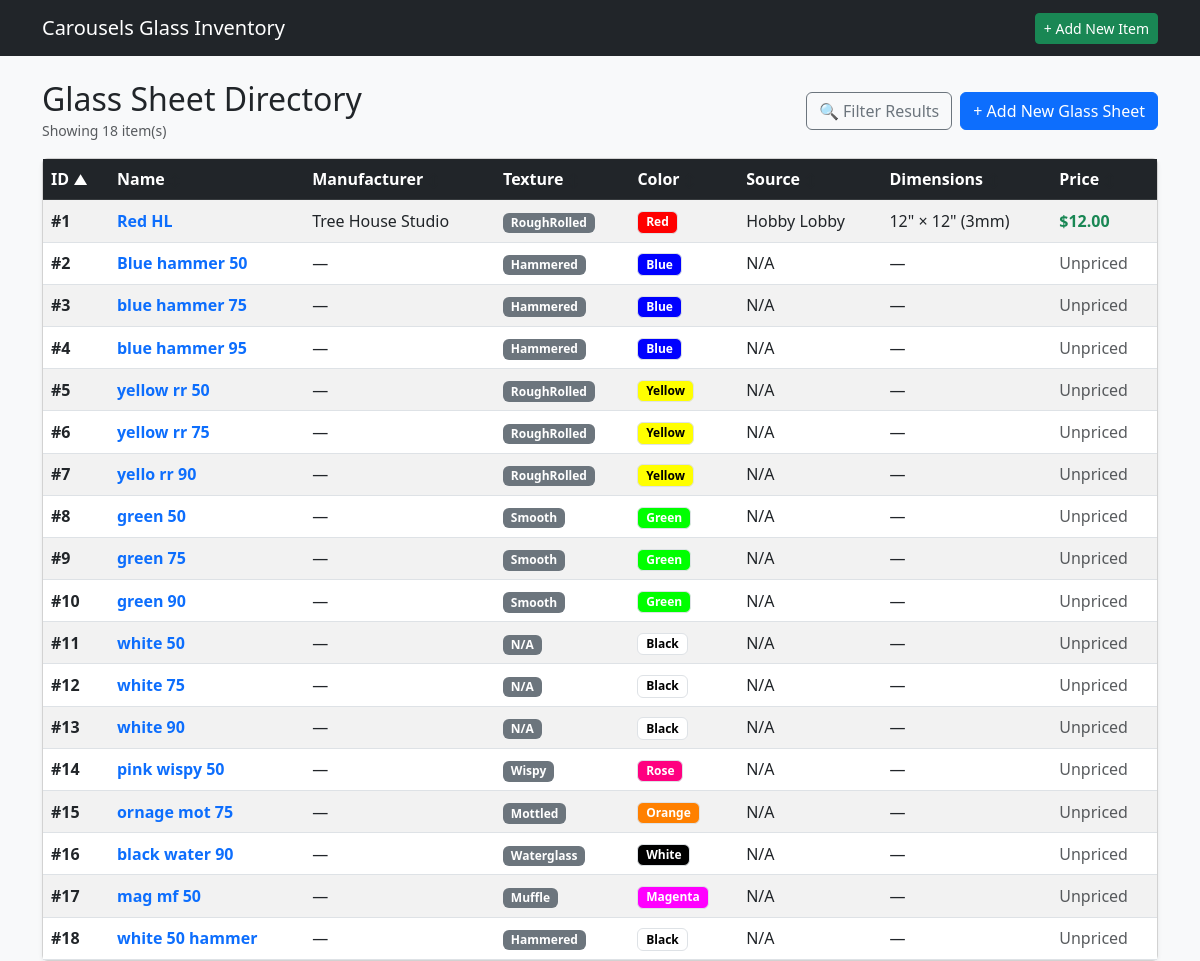
Before: /glass with the older database file.
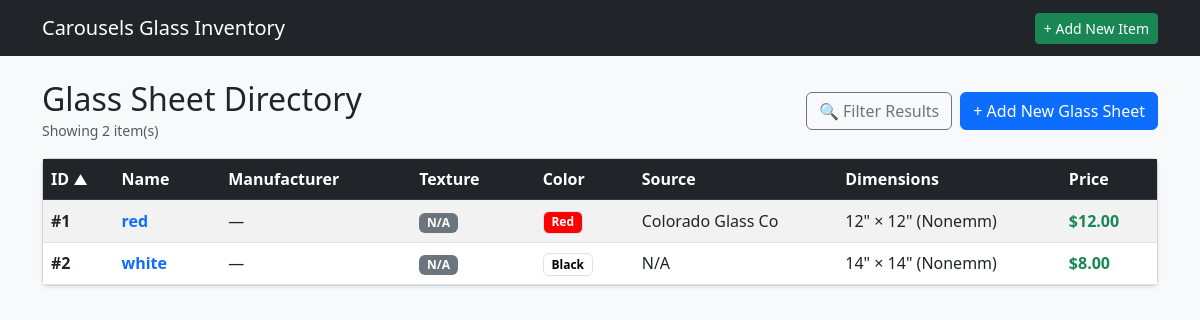
After: the same page with the newer database file.
### tables this page shows
CREATE TABLE GSI (

    GLASSID INTEGER PRIMARY KEY AUTOINCREMENT,
    GLSNAME TEXT,
    GLSMANF TEXT,
    GLSLEN INTEGER,
    GLSWID INTEGER,
    GLSTHK INTEGER,
    GLSTEX TEXT,
    GLSIRI INTEGER,
    GLSOPAL INTEGER,
    GLSOURCE TEXT,
    GLLINK TEXT,
    GLSIMG TEXT,
    GLSNOTE TEXT,
    COLOR TEXT,
    GTRNSN TEXT,
    ISACTIVE INTEGER,

    FOREIGN KEY (GLSTEX) REFERENCES GTL(GLSTEX) ON DELETE SET NULL ON UPDATE CASCADE,
    FOREIGN KEY (COLOR) REFERENCES COLOR(COLOR) ON DELETE SET NULL ON UPDATE CASCADE,
    FOREIGN KEY (GLSOURCE) REFERENCES GSL(GLSOURCE) ON DELETE SET NULL ON UPDATE CASCADE,
    FOREIGN KEY (GTRNSN) REFERENCES GTRNS(GTRNSN) ON DELETE SET NULL ON UPDATE CASCADE

);

### app.py (the view)
@app.route('/glass')
def list_glass():
    db = get_db()
    sort_by = request.args.get('sort_by', 'GLASSID')
    order = request.args.get('order', 'asc').lower()
    if order not in ['asc', 'desc']:
        order = 'asc'
    q = request.args.get('q', '').strip()
    manf = request.args.get('manf', '').strip()
    tex = request.args.get('tex', '').strip()
    color = request.args.get('color', '').strip()
    source = request.args.get('source', '').strip()
    min_price = request.args.get('min_price', '').strip()
    max_price = request.args.get('max_price', '').strip()
    is_active = request.args.get('is_active', '1').strip()
    item_id = request.args.get('item_id', '').strip()
    item_name = request.args.get('item_name', '').strip()
    active_only = request.args.get('active_only', '')  # '1' if active items only
    allowed_sorts = {
        'GLASSID': 'g.GLASSID',
        'GLSNAME': 'g.GLSNAME',
        'GLSMANF': 'g.GLSMANF',
        'GLSTEX': 'g.GLSTEX',
        'COLOR': 'g.COLOR',
        'GLSOURCE': 'g.GLSOURCE',
        'GLSLEN': 'g.GLSLEN',
        'GLSPRICE': 'p.GLSPRICE'
    }
    sort_column = allowed_sorts.get(sort_by, 'g.GLASSID')
    where_clauses = []
    params = []
    if is_active != 'all':
        where_clauses.append("g.ISACTIVE = ?")
        params.append(1 if is_active == '1' else 0)
    if q:
        where_clauses.append("(g.GLSNAME LIKE ? OR g.GLSMANF LIKE ? OR g.GLSNOTE LIKE ?)")
        params.extend([f"%{q}%", f"%{q}%", f"%{q}%"])
    if manf:
        where_clauses.append("g.GLSMANF = ?")
        params.append(manf)
    if tex:
        where_clauses.append("g.GLSTEX = ?")
        params.append(tex)
    if color:
        where_clauses.append("g.COLOR = ?")
        params.append(color)
    if source:
        where_clauses.append("g.GLSOURCE = ?")
        params.append(source)
    if min_price:
        where_clauses.append("p.GLSPRICE >= ?")
        params.append(min_price)
    if max_price:
        where_clauses.append("p.GLSPRICE <= ?")
        params.append(max_price)
    join_igc = ""
    if item_id:
        join_igc = "INNER JOIN IGC c ON g.GLASSID = c.GLASSID"
        where_clauses.append("c.ITEMID = ?")
        params.append(item_id)
    where_sql = f"WHERE {' AND '.join(where_clauses)}" if where_clauses else ""
    query = f"""
        SELECT DISTINCT g.*, p.GLSPRICE, c.CHEX
        FROM GSI g
        LEFT JOIN GPC p ON g.GLASSID = p.GLASSID
        LEFT JOIN COLOR c ON g.COLOR = c.COLOR
        {join_igc}
        {where_sql}
        ORDER BY {sort_column} {order.upper()}
    """
    glasses = db.execute(query, params).fetchall()
    textures = db.execute(
        "SELECT DISTINCT GLSTEX FROM GSI WHERE ISACTIVE = 1 AND GLSTEX IS NOT NULL AND GLSTEX != '' ORDER BY GLSTEX"
    ).fetchall()
    colors = db.execute(
        "SELECT * FROM COLOR ORDER BY COLOR"
    ).fetchall()
    sources = db.execute(
        "SELECT DISTINCT GLSOURCE FROM GSI WHERE ISACTIVE = 1 AND GLSOURCE IS NOT NULL AND GLSOURCE != '' ORDER BY GLSOURCE"
    ).fetchall()
    manufacturers = db.execute(
        "SELECT DISTINCT GLSMANF FROM GSI WHERE ISACTIVE = 1 AND GLSMANF IS NOT NULL AND GLSMANF != '' ORDER BY GLSMANF"
    ).fetchall()
    item_where = "WHERE i.ISACTIVE = 1" if active_only == '1' else ""
    items_query = f"""
        SELECT
            i.ITEMID,
            i.ITMNAME,
            i.ISACTIVE,
            g.ITMGRP,
            COALESCE(NULLIF(g.ITMGRP, ''), i.ITMNAME) AS group_or_name
        FROM ITM i
        LEFT JOIN IGP g ON i.ITMGRP = g.ITMGRP
        {item_where}
        ORDER BY group_or_name ASC, i.ITMNAME ASC
    """
    items = db.execute(items_query).fetchall()
    item_name = ""
    if item_id:
        for item in items:
            if str(item['ITEMID']) == str(item_id):
                item_name = item['ITMNAME']
                break
    return render_template(
        'glass_list.html',
        glasses=glasses,
        textures=textures,
        colors=colors,
        sources=sources,
        manufacturers=manufacturers,
        items=items,
        current_sort=sort_by,
        current_order=order,
        filters={
            'q': q,
            'manf': manf,
            'tex': tex,
            'color': color,
            'source': source,
            'min_price': min_price,
            'max_price': max_price,
            'is_active': is_active,
            'item_id': item_id,
            'item_name': item_name,
            'active_only': active_only
        }
    )

### app.py (called while the page is built)
def get_db():
    conn = sqlite3.connect(DATABASE)
    conn.row_factory = sqlite3.Row
    conn.execute("PRAGMA foreign_keys = ON;")
    return conn

### templates/glass_list.html (shortened to what this page needs)
{% extends 'base.html' %}
{% block content %}
<div class="d-flex justify-content-between align-items-center mb-3">
    <div>
        <h2 class="mb-0">Glass Sheet Directory</h2>
        <small class="text-muted">Showing {{ glasses|length }} item(s)</small>
    </div>
    <div class="d-flex gap-2">
        <button type="button" class="btn btn-outline-secondary d-flex align-items-center gap-1" data-bs-toggle="modal" data-bs-target="#filterModal">
            🔍 Filter Results
        </button>
        <a href="{{ url_for('create_glass') }}" class="btn btn-primary">+ Add New Glass Sheet</a>
    </div>
</div>
{% macro sort_header(col_key, label) %}
    {% set new_order = 'desc' if current_sort == col_key and current_order == 'asc' else 'asc' %}
    <a href="{{ url_for('list_glass', sort_by=col_key, order=new_order, **filters) }}" class="text-white text-decoration-none d-block">
        {{ label }}
        {% if current_sort == col_key %}
            <small>{{ '▲' if current_order == 'asc' else '▼' }}</small>
        {% else %}
            <small class="text-muted" style="opacity: 0.4;">↕</small>
        {% endif %}
    </a>
{% endmacro %}
<div class="card shadow-sm">
    <div class="card-body p-0">
        <table class="table table-striped table-hover mb-0 align-middle">
            <thead class="table-dark">
                <tr>
                    <th>{{ sort_header('GLASSID', 'ID') }}</th>
                    <th>{{ sort_header('GLSNAME', 'Name') }}</th>
                    <th>{{ sort_header('GLSMANF', 'Manufacturer') }}</th>
                    <th>{{ sort_header('GLSTEX', 'Texture') }}</th>
                    <th>{{ sort_header('COLOR', 'Color') }}</th>
                    <th>{{ sort_header('GLSOURCE', 'Source') }}</th>
                    <th>{{ sort_header('GLSLEN', 'Dimensions') }}</th>
                    <th>{{ sort_header('GLSPRICE', 'Price') }}</th>
                </tr>
            </thead>
            <tbody>
                {% for g in glasses %}
                <tr>
                    <td><strong>#{{ g.GLASSID }}</strong></td>
                    <td>
                        <a href="{{ url_for('glass_detail', glass_id=g.GLASSID) }}" class="fw-bold text-decoration-none text-primary">
                            {{ g.GLSNAME }}
                        </a>
                    </td>
                    <td>{{ g.GLSMANF or '—' }}</td>
                    <td><span class="badge bg-secondary">{{ g.GLSTEX or 'N/A' }}</span></td>
                    <td>
                        {% if g.COLOR %}
                            {% if g.CHEX %}
                                <span class="badge border color-badge" style="background-color: #{{ g.CHEX }};">
                                    {{ g.COLOR }}
                                </span>
                            {% else %}
                                <span class="badge bg-secondary">{{ g.COLOR }}</span>
                            {% endif %}
                        {% else %}
                            <span class="badge bg-light text-muted border">N/A</span>
                        {% endif %}
                    </td>
                    <td>{{ g.GLSOURCE or 'N/A' }}</td>
                    <td>
                        {% if g.GLSLEN %}{{ g.GLSLEN }}" × {{ g.GLSWID }}" ({{ g.GLSTHK }}mm){% else %}—{% endif %}
                    </td>
                    <td>
                        {% if g.GLSPRICE %}<strong class="text-success">${{ "%.2f"|format(g.GLSPRICE) }}</strong>{% else %}<span class="text-muted">Unpriced</span>{% endif %}
                    </td>
                </tr>
                {% endfor %}
            </tbody>
        </table>
    </div>
</div>
{% endblock %}

Changed rows visible on the page:
removed GSI: GLASSID "3", GLSNAME "blue hammer 75", GLSMANF "—", GLSTEX "Hammered", COLOR "Blue", GLSOURCE "N/A", shows "Unpriced"
removed GSI: GLASSID "4", GLSNAME "blue hammer 95", GLSMANF "—", GLSTEX "Hammered", COLOR "Blue", GLSOURCE "N/A", shows "Unpriced"
removed GSI: GLASSID "5", GLSNAME "yellow rr 50", GLSMANF "—", GLSTEX "RoughRolled", COLOR "Yellow", GLSOURCE "N/A", shows "Unpriced"
removed GSI: GLASSID "6", GLSNAME "yellow rr 75", GLSMANF "—", GLSTEX "RoughRolled", COLOR "Yellow", GLSOURCE "N/A", shows "Unpriced"
removed GSI: GLASSID "7", GLSNAME "yello rr 90", GLSMANF "—", GLSTEX "RoughRolled", COLOR "Yellow", GLSOURCE "N/A", shows "Unpriced"
removed GSI: GLASSID "8", GLSNAME "green 50", GLSMANF "—", GLSTEX "Smooth", COLOR "Green", GLSOURCE "N/A", shows "Unpriced"
removed GSI: GLASSID "9", GLSNAME "green 75", GLSMANF "—", GLSTEX "Smooth", COLOR "Green", GLSOURCE "N/A", shows "Unpriced"
removed GSI: GLASSID "10", GLSNAME "green 90", GLSMANF "—", GLSTEX "Smooth", COLOR "Green", GLSOURCE "N/A", shows "Unpriced"
removed GSI: GLASSID "11", GLSNAME "white 50", GLSMANF "—", GLSTEX "N/A", COLOR "Black", GLSOURCE "N/A", shows "Unpriced"
removed GSI: GLASSID "12", GLSNAME "white 75", GLSMANF "—", GLSTEX "N/A", COLOR "Black", GLSOURCE "N/A", shows "Unpriced"
removed GSI: GLASSID "13", GLSNAME "white 90", GLSMANF "—", GLSTEX "N/A", COLOR "Black", GLSOURCE "N/A", shows "Unpriced"
removed GSI: GLASSID "14", GLSNAME "pink wispy 50", GLSMANF "—", GLSTEX "Wispy", COLOR "Rose", GLSOURCE "N/A", shows "Unpriced"
removed GSI: GLASSID "15", GLSNAME "ornage mot 75", GLSMANF "—", GLSTEX "Mottled", COLOR "Orange", GLSOURCE "N/A", shows "Unpriced"
removed GSI: GLASSID "16", GLSNAME "black water 90", GLSMANF "—", GLSTEX "Waterglass", COLOR "White", GLSOURCE "N/A", shows "Unpriced"
removed GSI: GLASSID "17", GLSNAME "mag mf 50", GLSMANF "—", GLSTEX "Muffle", COLOR "Magenta", GLSOURCE "N/A", shows "Unpriced"
removed GSI: GLASSID "18", GLSNAME "white 50 hammer", GLSMANF "—", GLSTEX "Hammered", COLOR "Black", GLSOURCE "N/A", shows "Unpriced"
changed GSI "Red": GLSNAME "Red HL" → "red"; GLSMANF "Tree House Studio" → "—"; GLSTEX "RoughRolled" → "N/A"; GLSOURCE "Hobby Lobby" → "Colorado Glass Co"; GLSTHK "3" → "None"
changed GSI id 2: GLSNAME "Blue hammer 50" → "white"; GLSTEX "Hammered" → "N/A"; COLOR "Blue" → "Black"; GLSLEN (not shown) → "14"; GLSWID (not shown) → "14"; GLSTHK (not shown) → "None"; GLSPRICE (not shown) → "8.00"; text "— Unpriced" → "$"
Other visible differences:
{{ glasses|length }}: "18" → "2"
